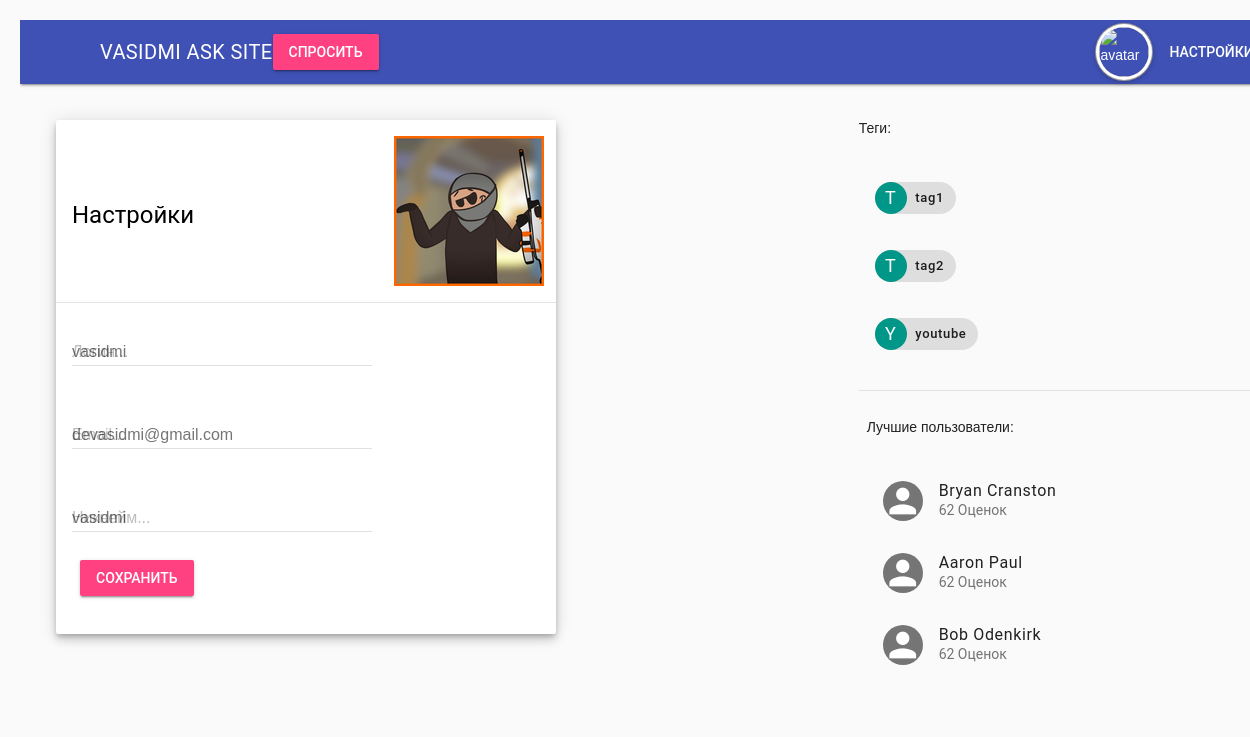
Page /settings/ (signed in) on the earlier database version.
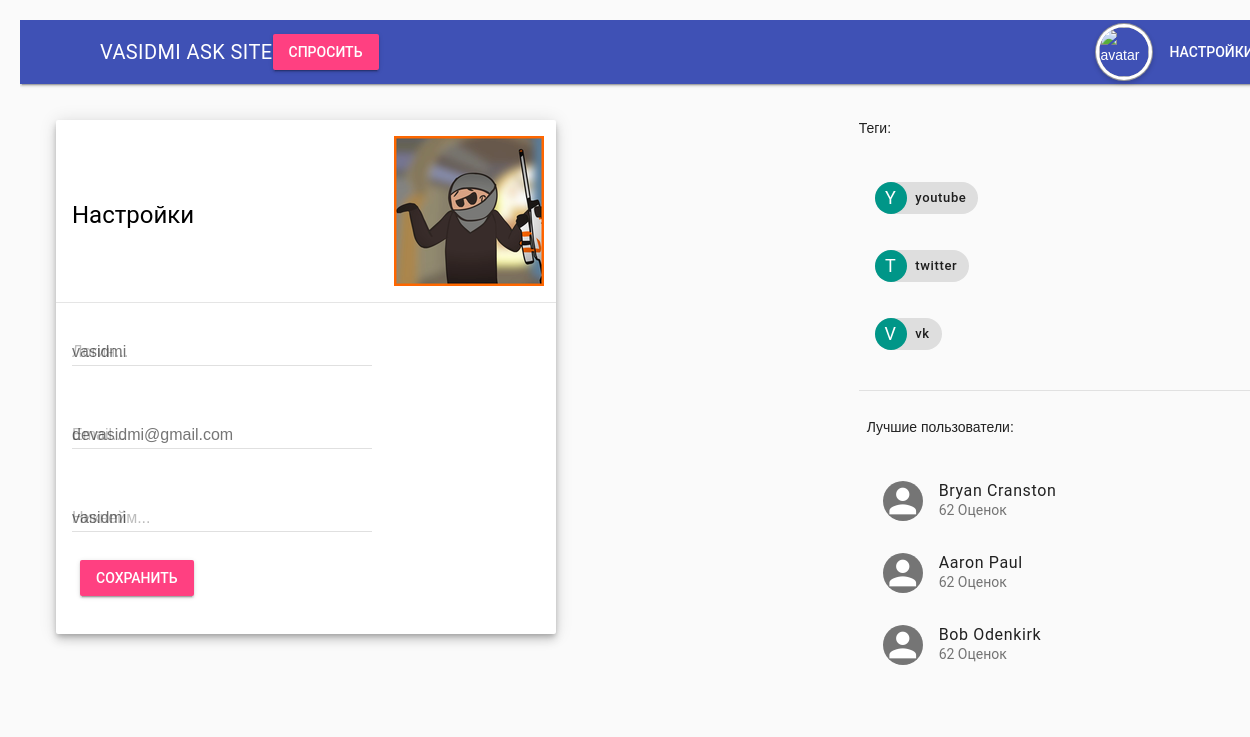
Same page on the later database version.
### questions/models.py (models this page shows, shortened)
class Tag(models.Model):
    class Meta:
        db_table = "tags"
    name = models.CharField(max_length = 20, unique = True)
    used = models.IntegerField(default=0)
    objects=TagManager()

### questions/views.py (the view, shortened to what this page needs)
# urls.py: url(r'^settings/$', views.settings,name='settings'),
def settings(request):
    if request.user.is_authenticated:
        form = SettingsForm(request.POST or None)
        tags = Tag.objects.getPopularTags()
        user = request.user
        if not request.POST:
            form.initial = {'login':user.username, 'email':user.email,'nickname':user.profile.nickname}
    return render(request, 'questions/settings.html', {'tags': tags, 'user': user,'form':form})

### questions/forms.py (shortened to what this page needs)
class SettingsForm(forms.Form):
    login = forms.CharField(label='Логин:',max_length=120,required=True,
                            widget=forms.TextInput(attrs={'class':'mdl-textfield__input',
                                                          'type':'text',
                                                          'id':'login_field'}))
    email = forms.EmailField(label='Email',max_length=120,required=True,
                            widget=forms.TextInput(attrs={'class':'mdl-textfield__input',
                                                          'type':'text',
                                                          'id':'email_field'}))
    nickname = forms.CharField(label='Ник:', max_length=120, required=True,
                            widget=forms.TextInput(attrs={'class':'mdl-textfield__input',
                                                          'type':'text',
                                                          'id':'nickname_field'}))

### questions/models.py (called while the page is built)
    def getPopularTags(self):
        tags = Tag.objects.all()
        return sorted(tags,key=lambda tag:tag.used, reverse=True)[0:3]

### questions/templates/questions/settings.html (shortened to what this page needs)
<html>
<head>
  {% include 'questions/style-links.html' %} {% include 'questions/header_auth.html' %}
</head>
<body>
  <main class="mdl-layout__content">
    <div class="page-content">
      <div class="mdl-grid">
        <div class="mdl-cell mdl-cell--8-col">
          <div>
            <div style="margin-top: 20px; margin-left: 20px; width: 500px" class="login-card-wide mdl-card mdl-shadow--6dp">
              <div class="mdl-card__title mdl-card--border">
                <h4>Настройки</h4>
                  <img src="/uploads/{{ user.profile.avatar.name }}" style="padding-left: 200px">
              </div>
              <div class="mdl-card__supporting-text">
                {% include 'questions/forms/django-settings-form.html' %}
              </div>
            </div>
          </div>
        </div>
        <div class="mdl-cell mdl-cell--4-col">
          <div>
            <p>
              <p>
                Теги: {% include 'questions/site_tags.html' %}
          </div>
          <div>
            <div class="mdl-card__actions mdl-card--border">
              <p>
                <p>
                  Лучшие пользователи: {% include 'questions/best_members.html' %}
            </div>
          </div>
        </div>
  </main>
</body>

### questions/templates/questions/site_tags.html
<ul class="demo-list-item mdl-list">
  {% for tag in tags %}
  <li class="mdl-list__item">
    <span class="mdl-list__item-primary-content">
      <span class="mdl-chip mdl-chip--contact">
    <span class="mdl-chip__contact mdl-color--teal mdl-color-text--white">{{ tag.name|slice:"1"|capfirst }}</span>
    <a style="text-decoration: none;color: inherit;" href="/posts/tag/{{tag.name}}"><span class="mdl-chip__text">{{ tag.name }}</span></a>
    </span>
    </span>
  </li>
  {% endfor %}
</ul>

Differences in the rows shown:
no longer on this page (row unchanged): Tag: name "T", name "tag1"
no longer on this page (row unchanged): Tag: name "T", name "tag2"
now on this page (row edited): Tag: name "T", name "twitter"
now on this page (row edited): Tag: name "V", name "vk"
